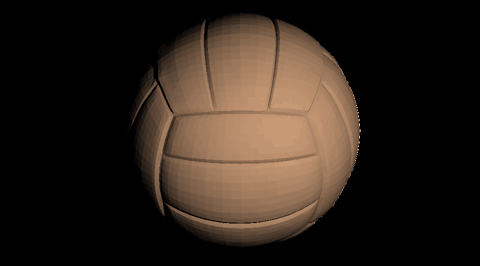
%> input picture Lab1_Photometric_Color/intrinsic_images/ball.png, 480 x 266 px
$ octave main.m   (GNU Octave 9; MATLAB toolbox functions it lacks are replaced by stand-ins)
%> lines starting %> are read from the running program, lines starting %| are printed output that depends on the picture; in (x1, y1, x2, y2) boxes, pixels count from 0 and x2, y2 are one past the last pixel; in counts of white or black regions, pixels touching at a corner belong together; the program's own positions count from 1
### Lab1_Photometric_Color/intrinsic_images/iid_image_formation.m
function [reconstructed_image] = iid_image_formation(reflectance, shading)
reconstructed_image = im2double(reflectance) .* im2double(shading);
end

### Lab1_Photometric_Color/intrinsic_images/getColorChannels.m
function [R, G, B] = getColorChannels(input_image)
% helper function that seperates an image into its color channels
R = input_image(:,:,1);
G = input_image(:,:,2);
B = input_image(:,:,3);
end

### Lab1_Photometric_Color/intrinsic_images/recoloring.m
function [recolored_image] = recoloring(reflectance, shading, r,g,b)
% [R,G,B] = getColorChannels(reflectance);

% recolored reflectance
reflectance_recolored = reflectance;
reflectance_recolored(:,:,1) = r;
reflectance_recolored(:,:,2) = g;
reflectance_recolored(:,:,3) = b;


recolored_image = iid_image_formation(im2double(reflectance_recolored),shading);
end

### Lab1_Photometric_Color/intrinsic_images/main.m
close all
clear all
clc

%load images (as doubles, otherwise it is not precise enough)
ball = (imread('ball.png'));
%> ball is the input picture: size 266x480x3 uint16; mean R, G, B 4715.9, 3613.8, 2768
ball_reflectance = im2double(imread('ball_reflectance.png'));
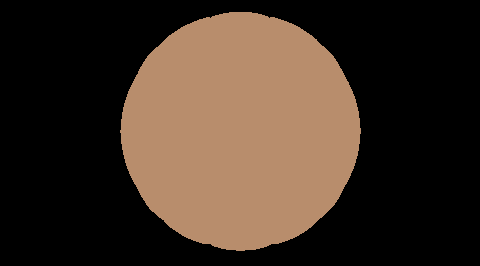
%> input picture Lab1_Photometric_Color/intrinsic_images/ball_reflectance.png, 480 x 266 px
ball_shading = im2double(imread('ball_shading.png'));
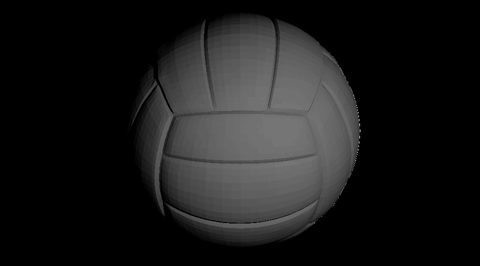
%> input picture Lab1_Photometric_Color/intrinsic_images/ball_shading.png, 480 x 266 px
%> ball_shading: size 266x480 double; min 0, max 0.584, mean 0.101

% reconstruct the image by doing the pointwise multiplication of shading
% and reflectance
ball_reconstructed = iid_image_formation(ball_reflectance, ball_shading);

% show the original, the components and the reconstructed image
figure;
subplot(2,2,1);
imshow(ball);

subplot(2,2,2);
imshow(ball_reconstructed);

subplot(2,2,3);
imshow(ball_reflectance);

subplot(2,2,4);
imshow(ball_shading);

%%

%True material color in RGB space (uniform)
[R,G,B] = getColorChannels(ball_reflectance);
%> in getColorChannels, `R = input_image(:,:,1);`:
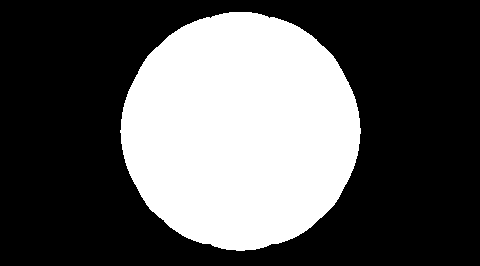
%> R: size 266x480 double; values 0 (black) and 0.722 (white), 34.8% white; 1 white region, box (x1, y1, x2, y2) and area: (120, 12, 361, 251) 44488
fprintf('R: %.4f, G: %.4f, B:%.4f',R(130,240),G(130,240),B(130,240))
%| R: 0.7216, G: 0.5529, B:0.4235

% Recoloring (give rgb as values between 0-1 because they are doubles)
green_ball = recoloring(ball_reflectance,ball_shading,0,1,0);
%> in iid_image_formation (call 2), `reconstructed_image = im2double(reflectance) .* im2double(shading);`:
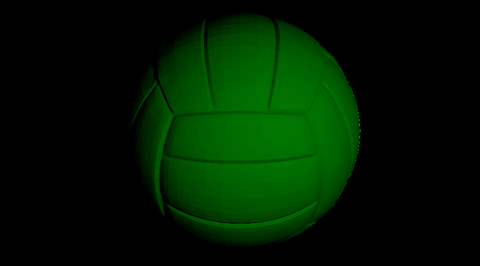
%> reconstructed_image: size 266x480x3 double; mean R, G, B 0, 0.101, 0
magenta_ball = recoloring(ball_reflectance,ball_shading,1,0,1);
%> call 2 of recoloring, with r = 1, g = 0, b = 1
%> in recoloring (call 2), `reflectance_recolored(:,:,2) = g;`:
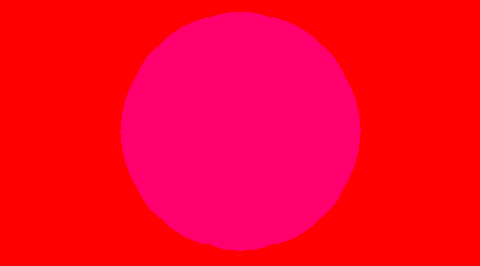
%> reflectance_recolored: size 266x480x3 double; mean R, G, B 1, 0, 0.148
%> in recoloring (call 2), `reflectance_recolored(:,:,3) = b;`:
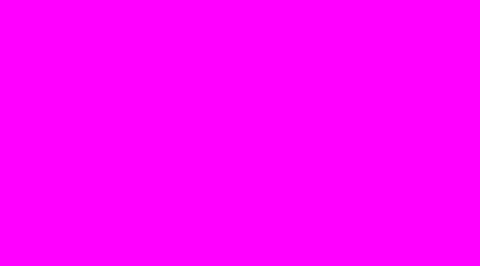
%> reflectance_recolored: size 266x480x3 double; mean R, G, B 1, 0, 1
%> in iid_image_formation (call 3), `reconstructed_image = im2double(reflectance) .* im2double(shading);`:
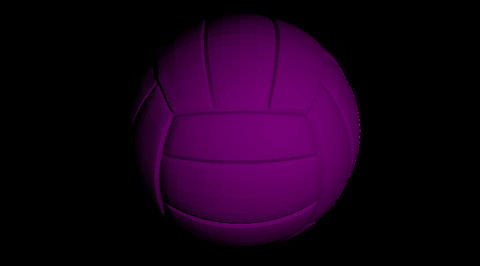
%> reconstructed_image: size 266x480x3 double; mean R, G, B 0.101, 0, 0.101

figure;
subplot(1,3,1);
imshow(ball);
subplot(1,3,2);
imshow(green_ball);
subplot(1,3,3);
imshow(magenta_ball);
